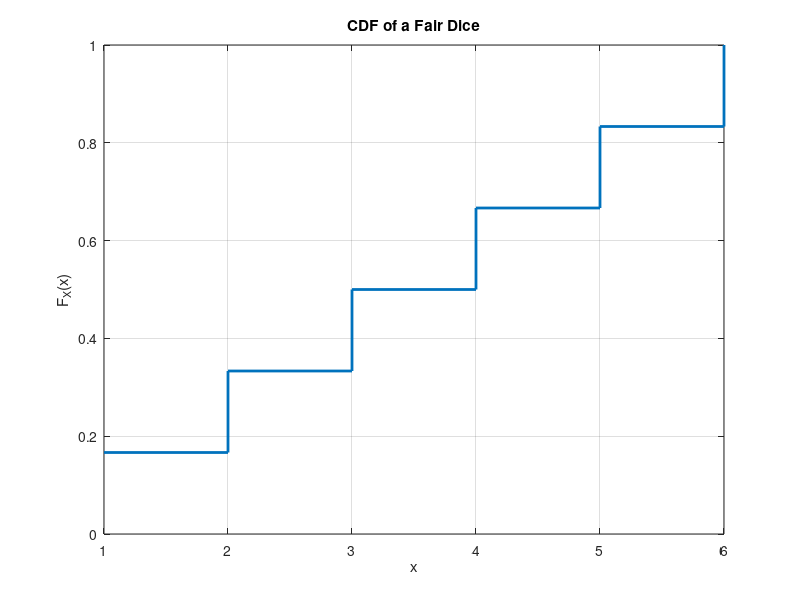

This chart was generated by the following MATLAB code:
% 1) تعريف القيم الممكنة
x = 1:6;

% 2) تعريف PMF (احتمال كل قيمة)
pmf = ones(1,6) * (1/6);

% 3) حساب CDF (جمع تراكمي)
cdf = cumsum(pmf);

% 4) الرسم
stairs(x, cdf, 'LineWidth', 2);
grid on;

% 5) تحسين الشكل
xlabel('x');
ylabel('F_X(x)');
title('CDF of a Fair Dice');
